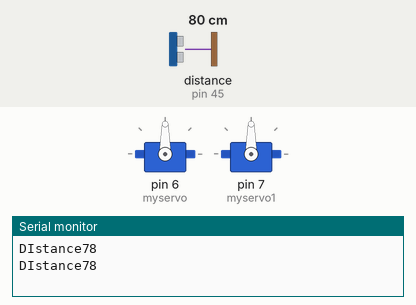
A sketch run on a simulated Arduino Mega 2560, built with avr-gcc and run on an emulated ATmega2560. On the bench: 2 × servo, the last lines printed to the serial monitor. Wiring (inferred from the names in the program): ultrasonic range finder: trigger pin 44; echo pin 45. Inputs (shaded band) come from the test bench; at power-on: distance to the obstacle (sensor on pin 45) 80 cm. The echo pulse lasts 58.3 µs per cm; the modem accepts every AT command (registered, SIM ready, sends succeed) and sends nothing else.

Above: at 1.3 s.
1.4 s: distance to the obstacle (sensor on pin 45) set to 8 cm
3.3 s: distance to the obstacle (sensor on pin 45) set to 5 cm
At 7.1 s:
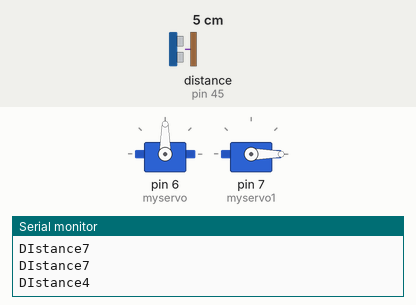
At 13.3 s:
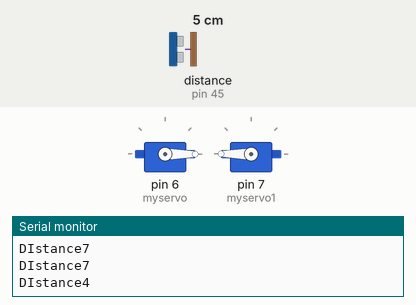
Timing chart, 0 to 14.8 s (numbered marks = the images above; inputs shaded):
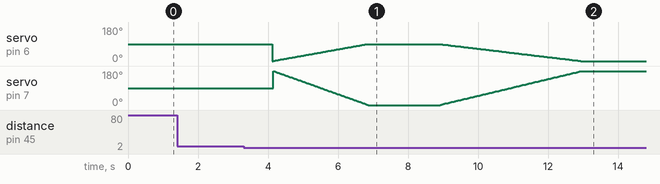

Measured:
- the behaviour switches between 7 and 6 cm on distance to the obstacle (sensor on pin 45) (found by bisection; images 0 and 1)

The sketch:

comp_and_messaging.ino
```cpp
//ERFINDER CODE
#include <SoftwareSerial.h>

#include <Servo.h>
int i=0;

Servo myservo;
Servo myservo1;


SoftwareSerial mySerial(9, 10);
const int trigPin = 44;
const int echoPin = 45;
int flag = 0;
// defines variables
long duration;
int distance = 100;


void setup()
{
  mySerial.begin(9600);
  Serial.begin(9600);
  delay(100);
  pinMode(trigPin, OUTPUT);
  pinMode(echoPin, INPUT);

  myservo.attach(6);
  myservo1.attach(7);
}


void loop()
{
 distance = sense_dist();
Serial.print("DIstance");
      Serial.println(distance);
if(distance <= 5)
    {
      compress();
      distance= sense_dist();

      if(distance <= 5)
      {
      delay(2000);
      SendMessage();
      Serial.println("Exiting the code");
      delay(2000);
      if (mySerial.available()>0)
   Serial.write(mySerial.read());
      exit(0);
      }
    }
  delay(1000);
}


 void SendMessage()
{
  mySerial.println("AT+CMGF=1");
  delay(1000);
  mySerial.println("AT+CMGS=\"+919560823326\"\r");
  delay(1000);
  mySerial.println("The dustbin is full!!");
  delay(100);
   mySerial.println((char)26);// ASCII code of CTRL+Z
  delay(1000);
}

int sense_dist()
{
 digitalWrite(trigPin, LOW);
delayMicroseconds(2);
// Sets the trigPin on HIGH state for 10 micro seconds
digitalWrite(trigPin, HIGH);
delayMicroseconds(10);
digitalWrite(trigPin, LOW);
// Reads the echoPin, returns the sound wave travel time in microseconds
duration = pulseIn(echoPin, HIGH);
// Calculating the distance
return duration*0.034/2;
}


 void compress()
 {

  int pos = 0;
  int po=0;

for (pos = 0; pos <= 90; pos += 1,po+=2) {
    // in steps of 1 degree
    myservo.write(pos);
    delay(15);
    myservo1.write(180-po);
    delay(15);
}

delay(2000);

po=180;

for (pos = 90; pos >= 0; pos -= 1,po-=2) {
    myservo.write(pos);
    delay(15);
    myservo1.write(180-po);
    delay(30);
  }

  delay(1000);


 }
```
